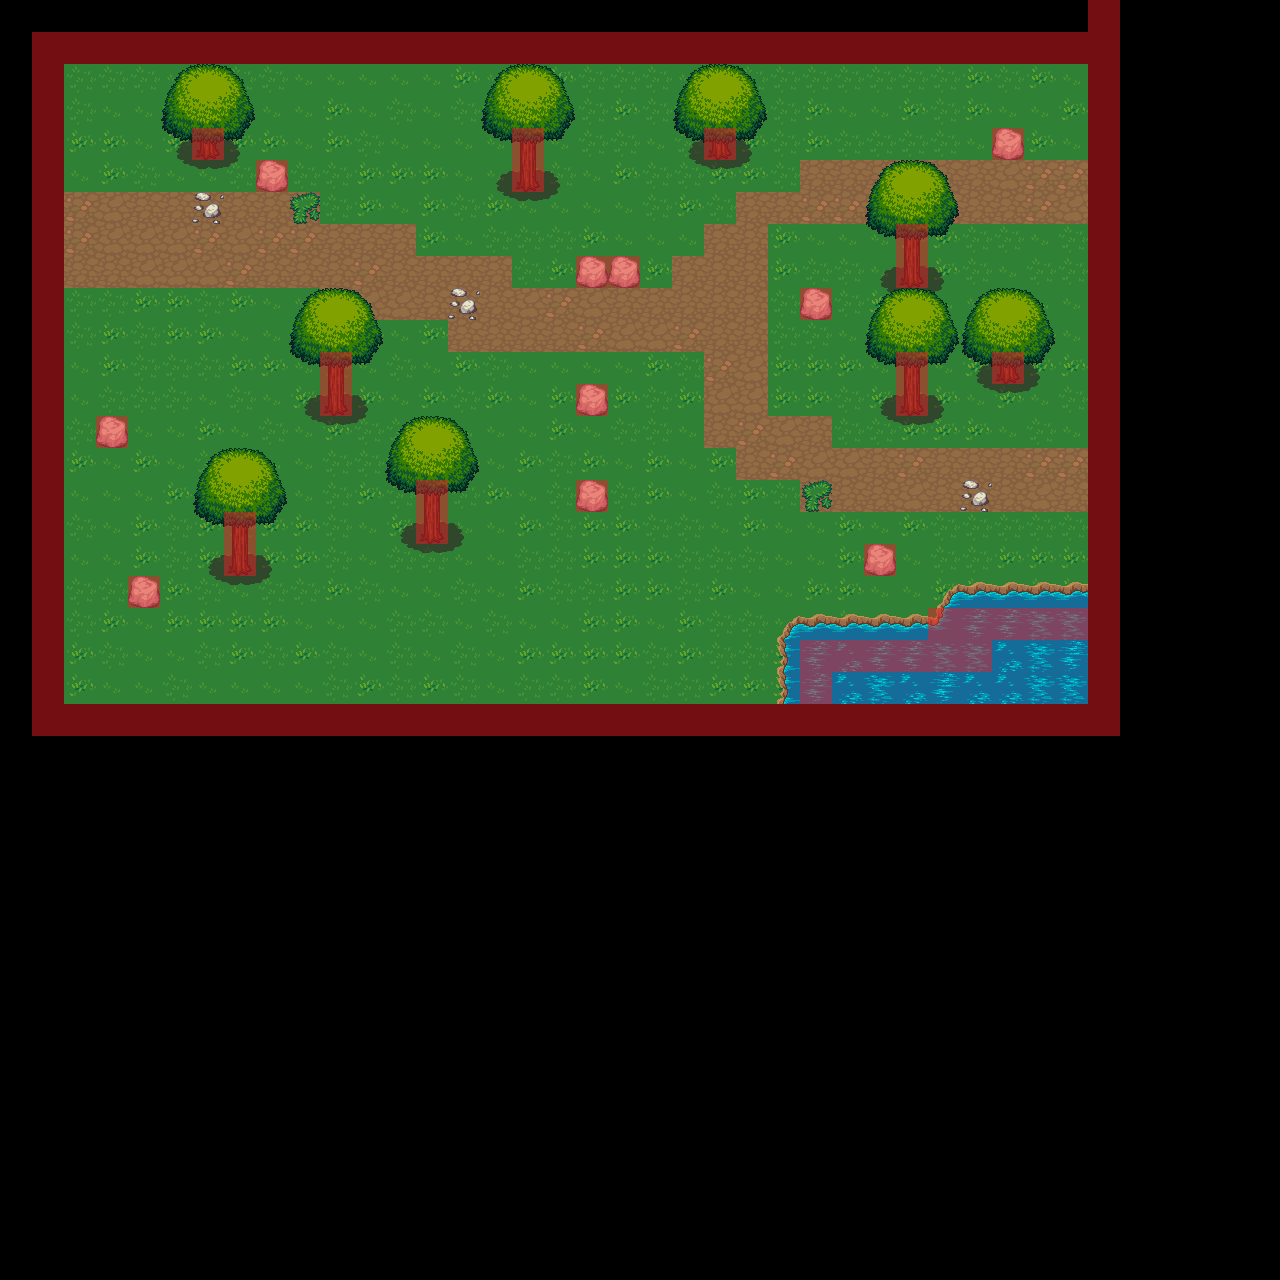

The image is a tile-based game level rendered from a .tmx file. Its description and source (layers, tilesets, objects; grid data summarised) follow:
An orthogonal 40x40 tile map with 32x32 px tiles, 7 tile layers (Floor, Path, Objetcs, Low Walls, ...), 39 tilesets and 1 object.

<map version="1.0" orientation="orthogonal" renderorder="right-down" width="40" height="40" tilewidth="32" tileheight="32" nextobjectid="1">
 <tileset firstgid="1" name="castlefloors" tilewidth="32" tileheight="32" tilecount="100" columns="10">
  <image source="../ArtworkAssets/LPC Base Assets/LPC Base Assets/tiles/castlefloors.png" width="320" height="320" />
 </tileset>
 <tileset firstgid="101" name="castlefloors_outside" tilewidth="32" tileheight="32" tilecount="20" columns="4">
  <image source="../ArtworkAssets/LPC Base Assets/LPC Base Assets/tiles/castlefloors_outside.png" width="128" height="160" />
 </tileset>
 <tileset firstgid="121" name="castlewalls" tilewidth="32" tileheight="32" tilecount="180" columns="12">
  <image source="../ArtworkAssets/LPC Base Assets/LPC Base Assets/tiles/castlewalls.png" width="384" height="480" />
 </tileset>
 <tileset firstgid="301" name="cement" tilewidth="32" tileheight="32" tilecount="18" columns="3">
  <image source="../ArtworkAssets/LPC Base Assets/LPC Base Assets/tiles/cement.png" width="96" height="192" />
 </tileset>
 <tileset firstgid="319" name="cementstair" tilewidth="32" tileheight="32" tilecount="20" columns="5">
  <image source="../ArtworkAssets/LPC Base Assets/LPC Base Assets/tiles/cementstair.png" width="160" height="128" />
 </tileset>
 <tileset firstgid="339" name="chests" tilewidth="32" tileheight="32" tilecount="6" columns="2">
  <image source="../ArtworkAssets/LPC Base Assets/LPC Base Assets/tiles/chests.png" width="64" height="96" />
 </tileset>
 <tileset firstgid="345" name="country" tilewidth="32" tileheight="32" tilecount="20" columns="5">
  <image source="../ArtworkAssets/LPC Base Assets/LPC Base Assets/tiles/country.png" width="160" height="128" />
 </tileset>
 <tileset firstgid="365" name="cup" tilewidth="32" tileheight="32" tilecount="2" columns="1">
  <image source="../ArtworkAssets/LPC Base Assets/LPC Base Assets/tiles/cup.png" width="32" height="64" />
 </tileset>
 <tileset firstgid="367" name="dirt" tilewidth="32" tileheight="32" tilecount="18" columns="3">
  <image source="../ArtworkAssets/LPC Base Assets/LPC Base Assets/tiles/dirt.png" width="96" height="192" />
 </tileset>
 <tileset firstgid="385" name="dirt2" tilewidth="32" tileheight="32" tilecount="18" columns="3">
  <image source="../ArtworkAssets/LPC Base Assets/LPC Base Assets/tiles/dirt2.png" width="96" height="192" />
 </tileset>
 <tileset firstgid="403" name="dungeon" tilewidth="32" tileheight="32" tilecount="104" columns="13">
  <image source="../ArtworkAssets/LPC Base Assets/LPC Base Assets/tiles/dungeon.png" width="416" height="256" />
 </tileset>
 <tileset firstgid="507" name="grass" tilewidth="32" tileheight="32" tilecount="18" columns="3">
  <image source="../ArtworkAssets/LPC Base Assets/LPC Base Assets/tiles/grass.png" width="96" height="192" />
 </tileset>
 <tileset firstgid="525" name="grassalt" tilewidth="32" tileheight="32" tilecount="18" columns="3">
  <image source="../ArtworkAssets/LPC Base Assets/LPC Base Assets/tiles/grassalt.png" width="96" height="192" />
 </tileset>
 <tileset firstgid="543" name="hole" tilewidth="32" tileheight="32" tilecount="18" columns="3">
  <image source="../ArtworkAssets/LPC Base Assets/LPC Base Assets/tiles/hole.png" width="96" height="192" />
 </tileset>
 <tileset firstgid="561" name="holek" tilewidth="32" tileheight="32" tilecount="18" columns="3">
  <image source="../ArtworkAssets/LPC Base Assets/LPC Base Assets/tiles/holek.png" width="96" height="192" />
 </tileset>
 <tileset firstgid="579" name="holemid" tilewidth="32" tileheight="32" tilecount="18" columns="3">
  <image source="../ArtworkAssets/LPC Base Assets/LPC Base Assets/tiles/holemid.png" width="96" height="192" />
 </tileset>
 <tileset firstgid="597" name="house" tilewidth="32" tileheight="32" tilecount="63" columns="9">
  <image source="../ArtworkAssets/LPC Base Assets/LPC Base Assets/tiles/house.png" width="288" height="224" />
 </tileset>
 <tileset firstgid="660" name="inside" tilewidth="32" tileheight="32" tilecount="100" columns="10">
  <image source="../ArtworkAssets/LPC Base Assets/LPC Base Assets/tiles/inside.png" width="320" height="320" />
 </tileset>
 <tileset firstgid="760" name="kitchen" tilewidth="32" tileheight="32" tilecount="8" columns="2">
  <image source="../ArtworkAssets/LPC Base Assets/LPC Base Assets/tiles/kitchen.png" width="64" height="128" />
 </tileset>
 <tileset firstgid="768" name="lava" tilewidth="32" tileheight="32" tilecount="18" columns="3">
  <image source="../ArtworkAssets/LPC Base Assets/LPC Base Assets/tiles/lava.png" width="96" height="192" />
 </tileset>
 <tileset firstgid="786" name="lavarock" tilewidth="32" tileheight="32" tilecount="18" columns="3">
  <image source="../ArtworkAssets/LPC Base Assets/LPC Base Assets/tiles/lavarock.png" width="96" height="192" />
 </tileset>
 <tileset firstgid="804" name="mountains" tilewidth="32" tileheight="32" tilecount="108" columns="12">
  <image source="../ArtworkAssets/LPC Base Assets/LPC Base Assets/tiles/mountains.png" width="384" height="288" />
 </tileset>
 <tileset firstgid="912" name="rock" tilewidth="32" tileheight="32" tilecount="2" columns="2">
  <image source="../ArtworkAssets/LPC Base Assets/LPC Base Assets/tiles/rock.png" width="64" height="32" />
 </tileset>
 <tileset firstgid="914" name="signs" tilewidth="32" tileheight="32" tilecount="6" columns="3">
  <image source="../ArtworkAssets/LPC Base Assets/LPC Base Assets/tiles/signs.png" width="96" height="64" />
 </tileset>
 <tileset firstgid="920" name="stairs" tilewidth="32" tileheight="32" tilecount="112" columns="8">
  <image source="../ArtworkAssets/LPC Base Assets/LPC Base Assets/tiles/stairs.png" width="256" height="448" />
 </tileset>
 <tileset firstgid="1032" name="treetop" tilewidth="32" tileheight="32" tilecount="42" columns="6">
  <image source="../ArtworkAssets/LPC Base Assets/LPC Base Assets/tiles/treetop.png" width="192" height="224" />
 </tileset>
 <tileset firstgid="1074" name="trunk" tilewidth="32" tileheight="32" tilecount="18" columns="6">
  <image source="../ArtworkAssets/LPC Base Assets/LPC Base Assets/tiles/trunk.png" width="192" height="96" />
 </tileset>
 <tileset firstgid="1092" name="victoria" tilewidth="32" tileheight="32" tilecount="55" columns="11">
  <image source="../ArtworkAssets/LPC Base Assets/LPC Base Assets/tiles/victoria.png" width="352" height="160" />
 </tileset>
 <tileset firstgid="1147" name="water" tilewidth="32" tileheight="32" tilecount="18" columns="3">
  <image source="../ArtworkAssets/LPC Base Assets/LPC Base Assets/tiles/water.png" width="96" height="192" />
 </tileset>
 <tileset firstgid="1165" name="waterfall" tilewidth="32" tileheight="32" tilecount="15" columns="3">
  <image source="../ArtworkAssets/LPC Base Assets/LPC Base Assets/tiles/waterfall.png" width="96" height="160" />
 </tileset>
 <tileset firstgid="1180" name="watergrass" tilewidth="32" tileheight="32" tilecount="18" columns="3">
  <image source="../ArtworkAssets/LPC Base Assets/LPC Base Assets/tiles/watergrass.png" width="96" height="192" />
 </tileset>
 <tileset firstgid="1198" name="barrel" tilewidth="32" tileheight="32" tilecount="8" columns="4">
  <image source="../ArtworkAssets/LPC Base Assets/LPC Base Assets/tiles/barrel.png" width="128" height="64" />
 </tileset>
 <tileset firstgid="1206" name="brackish" tilewidth="32" tileheight="32" tilecount="18" columns="3">
  <image source="../ArtworkAssets/LPC Base Assets/LPC Base Assets/tiles/brackish.png" width="96" height="192" />
 </tileset>
 <tileset firstgid="1224" name="bridges" tilewidth="32" tileheight="32" tilecount="42" columns="6">
  <image source="../ArtworkAssets/LPC Base Assets/LPC Base Assets/tiles/bridges.png" width="192" height="224" />
 </tileset>
 <tileset firstgid="1266" name="buckets" tilewidth="32" tileheight="32" tilecount="6" columns="3">
  <image source="../ArtworkAssets/LPC Base Assets/LPC Base Assets/tiles/buckets.png" width="96" height="64" />
 </tileset>
 <tileset firstgid="1272" name="cabinets" tilewidth="32" tileheight="32" tilecount="78" columns="6">
  <image source="../ArtworkAssets/LPC Base Assets/LPC Base Assets/tiles/cabinets.png" width="192" height="416" />
 </tileset>
 <tileset firstgid="1350" name="castle_lightsources" tilewidth="32" tileheight="32" tilecount="20" columns="5">
  <image source="../ArtworkAssets/LPC Base Assets/LPC Base Assets/tiles/castle_lightsources.png" width="160" height="128" />
 </tileset>
 <tileset firstgid="1370" name="castle_outside" tilewidth="32" tileheight="32" tilecount="187" columns="17">
  <image source="../ArtworkAssets/LPC Base Assets/LPC Base Assets/tiles/castle_outside.png" width="544" height="352" />
 </tileset>
 <tileset firstgid="1557" name="RedCollison" tilewidth="32" tileheight="32" tilecount="1" columns="1">
  <image source="../ArtworkAssets/RedCollison.png" width="32" height="32" />
  <tile id="0">
   <objectgroup draworder="index">
    <object id="1" x="0" y="0" width="32" height="31.5" />
   </objectgroup>
  </tile>
 </tileset>
 <layer name="Floor" width="40" height="40">
  <data>[1600 cells, 640 non-empty, 3 distinct tile ids]</data>
 </layer>
 <layer name="Path" width="40" height="40">
  <data>[1600 cells, 110 non-empty, 3 distinct tile ids]</data>
 </layer>
 <layer name="Objetcs" width="40" height="40">
  <data>[1600 cells, 131 non-empty, 19 distinct tile ids]</data>
 </layer>
 <layer name="Low Walls" width="40" height="40">
  <data>[1600 cells, 0 non-empty, 0 distinct tile ids]</data>
 </layer>
 <layer name="Roof/TreeTops" width="40" height="40">
  <data>[1600 cells, 81 non-empty, 9 distinct tile ids]</data>
 </layer>
 <layer name="Objects2" width="40" height="40">
  <data>[1600 cells, 0 non-empty, 0 distinct tile ids]</data>
 </layer>
 <layer name="Collisions" width="40" height="40" opacity="0.49">
  <data>[1600 cells, 146 non-empty, 1 distinct tile ids]</data>
 </layer>
</map>
